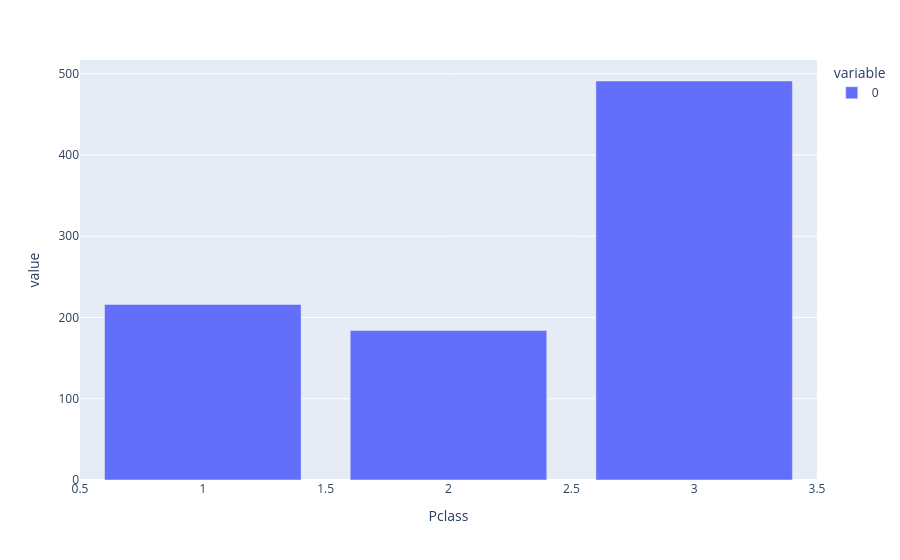

Here is the notebook cell this chart was saved with:
### Code cell
# une seule variable (pclass) = une seule couleur
fig  = px.bar(pclass)
fig.show()

### Figure 1 — Plotly figure (JSON) as saved in the notebook; plotly's stock layout.template omitted (floating-point values rounded to 4 significant figures)
{"data": [{"hovertemplate": "variable=0<br>Pclass=%{x}<br>value=%{y}<extra></extra>", "legendgroup": "0", "marker": {"color": "#636efa", "pattern": {"shape": ""}}, "name": "0", "orientation": "v", "showlegend": true, "textposition": "auto", "type": "bar", "x": [1, 2, 3], "xaxis": "x", "y": [216, 184, 491], "yaxis": "y"}], "layout": {"barmode": "relative", "legend": {"title": {"text": "variable"}, "tracegroupgap": 0}, "margin": {"t": 60}, "xaxis": {"anchor": "y", "domain": [0, 1], "title": {"text": "Pclass"}}, "yaxis": {"anchor": "x", "domain": [0, 1], "title": {"text": "value"}}}}
